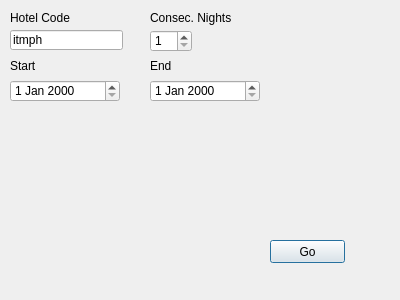
<?xml version="1.0" encoding="UTF-8"?>
<ui version="4.0">
 <class>Dialog</class>
 <widget class="QDialog" name="Dialog">
  <property name="geometry">
   <rect>
    <x>0</x>
    <y>0</y>
    <width>400</width>
    <height>300</height>
   </rect>
  </property>
  <property name="windowTitle">
   <string>Hyatt Award Finder</string>
  </property>
  <widget class="QDateEdit" name="start_date">
   <property name="geometry">
    <rect>
     <x>10</x>
     <y>80</y>
     <width>110</width>
     <height>22</height>
    </rect>
   </property>
  </widget>
  <widget class="QDateEdit" name="end_date">
   <property name="geometry">
    <rect>
     <x>150</x>
     <y>80</y>
     <width>110</width>
     <height>22</height>
    </rect>
   </property>
  </widget>
  <widget class="QLineEdit" name="hotel_code">
   <property name="geometry">
    <rect>
     <x>10</x>
     <y>30</y>
     <width>113</width>
     <height>20</height>
    </rect>
   </property>
   <property name="text">
    <string>itmph</string>
   </property>
  </widget>
  <widget class="QLabel" name="label">
   <property name="geometry">
    <rect>
     <x>10</x>
     <y>60</y>
     <width>56</width>
     <height>12</height>
    </rect>
   </property>
   <property name="text">
    <string>Start</string>
   </property>
  </widget>
  <widget class="QLabel" name="label_2">
   <property name="geometry">
    <rect>
     <x>150</x>
     <y>60</y>
     <width>56</width>
     <height>12</height>
    </rect>
   </property>
   <property name="text">
    <string>End</string>
   </property>
  </widget>
  <widget class="QPushButton" name="go_button">
   <property name="geometry">
    <rect>
     <x>270</x>
     <y>240</y>
     <width>75</width>
     <height>23</height>
    </rect>
   </property>
   <property name="text">
    <string>Go</string>
   </property>
  </widget>
  <widget class="QLabel" name="label_3">
   <property name="geometry">
    <rect>
     <x>10</x>
     <y>10</y>
     <width>71</width>
     <height>16</height>
    </rect>
   </property>
   <property name="text">
    <string>Hotel Code</string>
   </property>
  </widget>
  <widget class="QSpinBox" name="consec_nights">
   <property name="geometry">
    <rect>
     <x>150</x>
     <y>30</y>
     <width>42</width>
     <height>22</height>
    </rect>
   </property>
   <property name="minimum">
    <number>1</number>
   </property>
   <property name="maximum">
    <number>30</number>
   </property>
  </widget>
  <widget class="QLabel" name="label_4">
   <property name="geometry">
    <rect>
     <x>150</x>
     <y>10</y>
     <width>101</width>
     <height>16</height>
    </rect>
   </property>
   <property name="text">
    <string>Consec. Nights</string>
   </property>
  </widget>
 </widget>
 <resources/>
 <connections/>
</ui>
